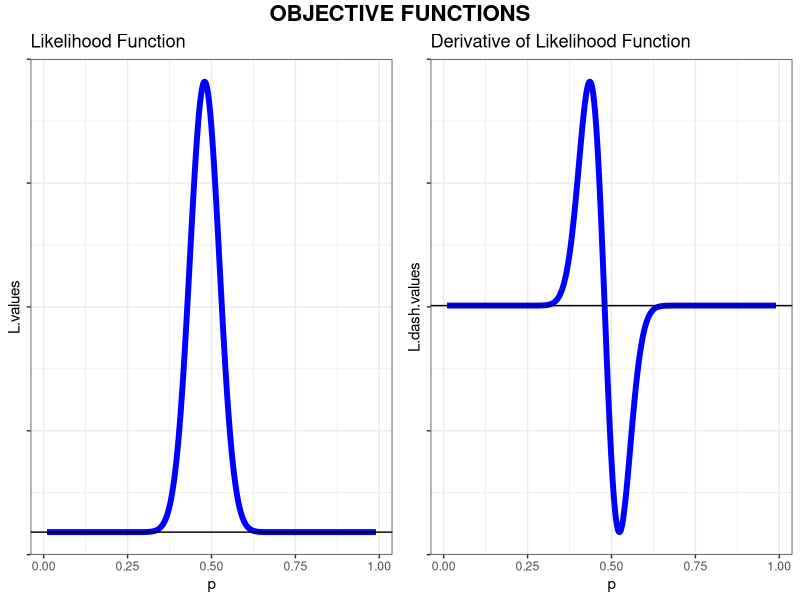
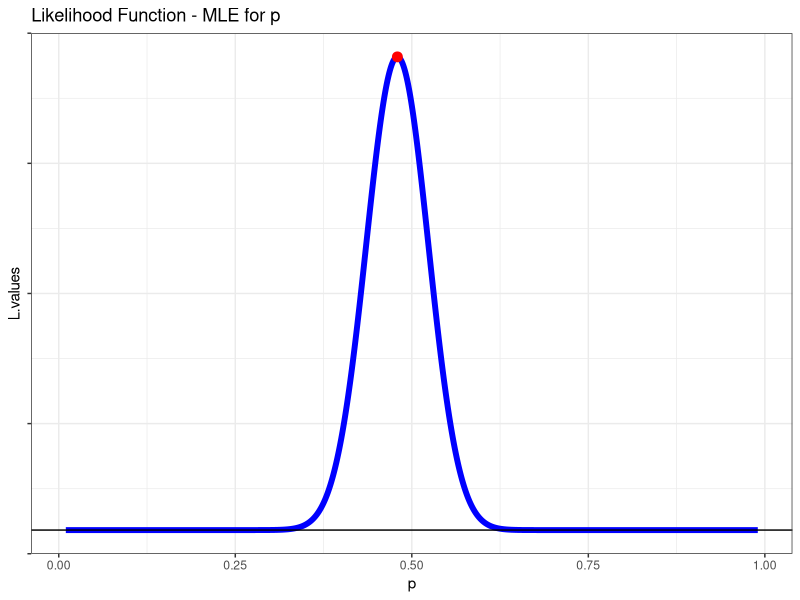

Write the R code that produced these figures, in order.
## ---- chunk 1
knitr::opts_chunk$set()
library(tidyverse)
library(ggpubr)
library(knitr)
## ---- chunk 2
L = function(p) (p^46)*((1-p)^2 + 2*p*(1-p))^77

L.dash = function(p) (46*(p^45)*((1-p)^2 + 2*p*(1-p))^77) + ((p^46)*(77*((1-p)^2 + 2*p*(1-p))^76)*(-2*p))

L.ddash = function(p) (46*45*L(p)/p) + ((-2*46*77)*L(p)/(1-p^2)) + ((-2*77*47)*L(p)/(1-p^2)) + ((2*2*77*76)*(p^2)*(L(p)/((1-p^2)^2)))
## ---- chunk 3
function_plots <- tibble(p = seq(0.01, 0.99, 0.001)) %>%
  mutate(L.values = L(p), L.dash.values = L.dash(p))

p1 <- function_plots %>%
  ggplot(aes(p, L.values)) +
  geom_line(size = 2, color = "blue") +
  geom_hline(yintercept = 0) +
  ggtitle("Likelihood Function") +
  theme_bw() +
  scale_y_continuous(labels = NULL)

p2 <- function_plots %>%
  ggplot(aes(p, L.dash.values)) +
  geom_line(size = 2, color = "blue") +
  geom_hline(yintercept = 0) +
  ggtitle("Derivative of Likelihood Function") +
  theme_bw() +
  scale_y_continuous(labels = NULL) 

annotate_figure(ggarrange(p1, p2, ncol = 2), top = text_grob("OBJECTIVE FUNCTIONS", face = "bold", size = 16))
## ---- chunk 4
NR = function(f, d, x0, n){
  vals <- rep(0, n)
  x = x0
  for (i in 1:n) {
    (x = x - f(x)/d(x))
    vals[i] = x
  }
  return(vals)
}
## ---- chunk 5
kable(tail(NR(L.dash, L.ddash, 0.5, 100)), align = 'l')
## ---- chunk 6
function_plots %>%
  ggplot(aes(p, L.values)) +
  geom_line(size = 2, color = "blue") +
  geom_hline(yintercept = 0) +
  geom_point(data = tibble(x = 0.479583, y = L(0.479583)), mapping = aes(x, y), size = 3, color = "red") +
  ggtitle("Likelihood Function - MLE for p") +
  theme_bw() +
  scale_y_continuous(labels = NULL)
